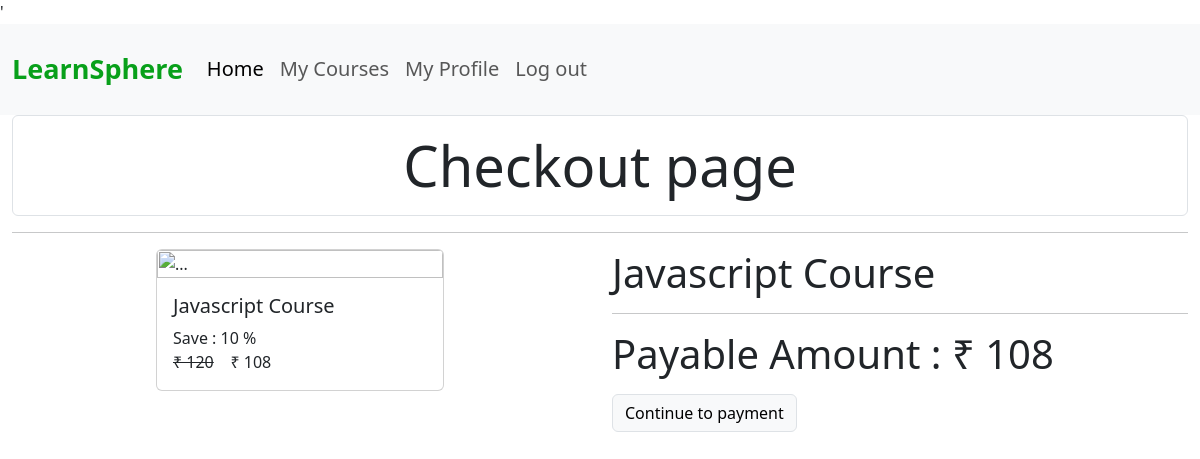
Page /checkout/js_course (signed in) on the committed database.
### courses/models/course.py (models this page shows, shortened)
class Course(models.Model):
    name=models.CharField(max_length=100,null=False)
    slug=models.CharField(max_length=50,null=False,unique=True)
    description=models.CharField(max_length=200,null=True)
    price=models.IntegerField(null=False)
    discount=models.IntegerField(null=False,default=0)
    active=models.BooleanField(default=False)
    thumblain=models.ImageField(upload_to="files/thumblain")
    date=models.DateTimeField(auto_now_add=True)
    resource=models.FileField(upload_to="files/resourses")
    length=models.IntegerField(null=False)

### courses/views/checkout.py (the view, shortened to what this page needs)
# urls.py: path('checkout/<str:slug>',checkout,name='checkout'),
def checkout(request,slug):
    course=Course.objects.get(slug=slug)
    user=None
    if not request.user.is_authenticated :
        return redirect("login")
    user=request.user
    action=request.GET.get('action')
    order=None
    payment=None
    error=None
    context={
        'course':course,
        'order':order,
        'payment':payment,
        'user':user,
        'error':error,
    }
    return render(request,template_name='courses/checkout.html',context=context)

### courses/templatetags/course_custom_tags.py (called while the page is built)
@register.simple_tag
def call_sellprice(price,discount):
    if discount is None or discount == 0:
        return price
    sellprice=price
    sellprice=price-(price*discount*0.01)
    return math.floor(sellprice)

@register.filter
def rupee(price):
    return f'₹ {price}'

### courses/templates/courses/checkout.html (shortened to what this page needs)
{% extends './base.html' %}
{%load course_custom_tags %}
{%load static%}
{%block content%}
<div class="container-fluid">
<h1 class="display-4 alert border text-center" style="padding-bottom: 2vh;">Checkout page</h1>
<hr>
<div class="row">
<div class="col ml-auto ">
    <div class="card mx-auto" style="width: 18rem;">
        <img src="https://th.bing.com/th/id/OIP.p6dRNuz6Wr5l4ZnKcX2l2QHaFj?rs=1&pid=ImgDetMain" class="card-img-top" alt="...">
        <div class="card-body">
          <h5 class="card-title">{{course.name}}</h5>
          <p class="card-text">
            Save : {{course.discount}} %
            <br>
            <del class="price"> {{course.price|rupee}}</del>
            <span class="price">{% call_sellprice course.price course.discount as value %}{{value|rupee}}</span>
            </p>
        </div>
      </div>
</div>
<div class="col" style="position: relative; justify-content: center;">
<div>
    <p class="display-5" style="font-size:40px ;">{{course.name}}</p>
    <hr>
    <p class="display-5" style="font-size:40px ;">Payable Amount : <b>{% call_sellprice course.price course.discount as value %}{{value|rupee}}</b></p>
    <a class="btn btn-light border" href="?action=create_payment">Continue to payment</a>
</div>
</div>
</div>
</div>
{%endblock%}

### rows in the picture
Course: name "Javascript Course", discount "10", price "₹ 120"

### other values in the picture
{{ value|rupee }} "₹ 108"
